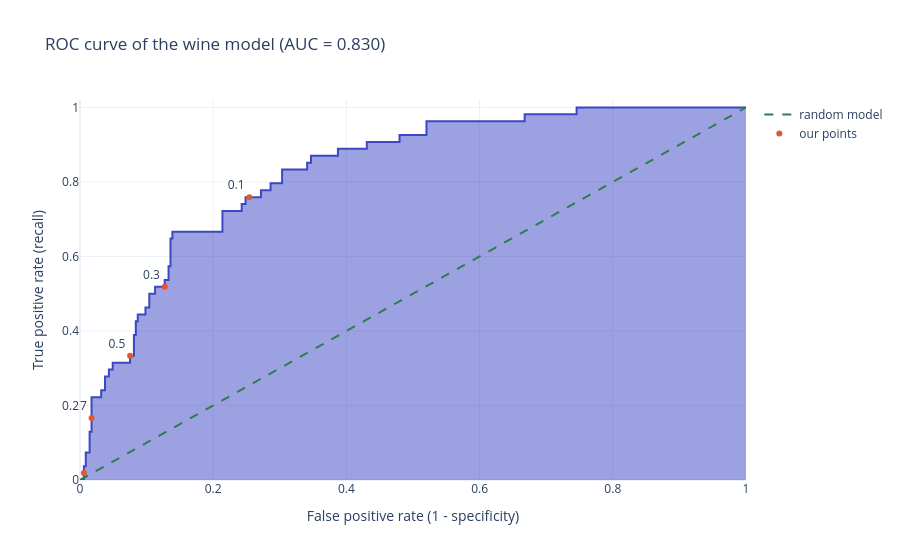

The notebook cell saved with this chart:
### Code cell
fpr, tpr, thresholds = roc_curve(y_test, proba)
auc = roc_auc_score(y_test, proba)

fig = px.area(x=fpr, y=tpr, title=f"ROC curve of the wine model (AUC = {auc:.3f})",
              labels={"x": "False positive rate (1 - specificity)", "y": "True positive rate (recall)"})
fig.add_scatter(x=points["FPR"], y=points["TPR"], mode="markers+text", text=points["threshold"],
                textposition="top left", name="our points")
fig.add_scatter(x=[0, 1], y=[0, 1], mode="lines", line_dash="dash", name="random model")
fig.update_layout(xaxis_range=[0, 1], yaxis_range=[0, 1.02])
fig.show()

### Figure 1 — Plotly figure (JSON) as saved in the notebook; plotly's stock layout.template omitted (floating-point values rounded to 4 significant figures)
{"data": [{"fillpattern": {"shape": ""}, "hovertemplate": "False positive rate (1 - specificity)=%{x}<br>True positive rate (recall)=%{y}<extra></extra>", "legendgroup": "", "line": {"color": "#3B47C4"}, "marker": {"symbol": "circle"}, "mode": "lines", "name": "", "orientation": "v", "showlegend": false, "stackgroup": "1", "type": "scatter", "x": [0.0, 0.00289, 0.00578, 0.00578, 0.008671, 0.008671, 0.01445, 0.01445, 0.01734, 0.01734, 0.01734, 0.03179, 0.03179, 0.03757, 0.03757, 0.04335, 0.04335, 0.04913, 0.04913, 0.07514, 0.07514, 0.08092, 0.08092, 0.08382, 0.08382, 0.08671, 0.08671, 0.09827, 0.09827, 0.104, 0.104, 0.1127, 0.1127, 0.1272, 0.1272, 0.1329, 0.1329, 0.1358, 0.1358, 0.1387, 0.1387, 0.1965, 0.2023, 0.2139, 0.2139, 0.2428, 0.2428, 0.2486, 0.2486, 0.2717, 0.2717, 0.2861, 0.2861, 0.3035, 0.3035, 0.341, 0.341, 0.3468, 0.3468, 0.3584, 0.3642, 0.3728, 0.3786, 0.3815, 0.3873, 0.3873, 0.4306, 0.4306, 0.4624, 0.4682, 0.4798, 0.4798, 0.5202, 0.5202, 0.5723, 0.578, 0.6301, 0.6358, 0.6676, 0.6676, 0.7399, 0.7457, 0.7457, 0.8786, 0.8844, 0.896, 0.9017, 1.0], "xaxis": "x", "y": [0.0, 0.0, 0.0, 0.03704, 0.03704, 0.07407, 0.07407, 0.1296, 0.1296, 0.1667, 0.2222, 0.2222, 0.2407, 0.2407, 0.2778, 0.2778, 0.2963, 0.2963, 0.3148, 0.3148, 0.3333, 0.3333, 0.3889, 0.3889, 0.4259, 0.4259, 0.4444, 0.4444, 0.463, 0.463, 0.5, 0.5, 0.5185, 0.5185, 0.537, 0.537, 0.5741, 0.5741, 0.6481, 0.6481, 0.6667, 0.6667, 0.6667, 0.6667, 0.7222, 0.7222, 0.7407, 0.7407, 0.7593, 0.7593, 0.7778, 0.7778, 0.7963, 0.7963, 0.8333, 0.8333, 0.8519, 0.8519, 0.8704, 0.8704, 0.8704, 0.8704, 0.8704, 0.8704, 0.8704, 0.8889, 0.8889, 0.9074, 0.9074, 0.9074, 0.9074, 0.9259, 0.9259, 0.963, 0.963, 0.963, 0.963, 0.963, 0.963, 0.9815, 0.9815, 0.9815, 1.0, 1.0, 1.0, 1.0, 1.0, 1.0], "yaxis": "y"}, {"mode": "markers+text", "name": "our points", "text": [0.9, 0.7, 0.5, 0.3, 0.1], "textposition": "top left", "type": "scatter", "x": [0.00578, 0.01734, 0.07514, 0.1272, 0.2543], "y": [0.01852, 0.1667, 0.3333, 0.5185, 0.7593]}, {"line": {"dash": "dash"}, "mode": "lines", "name": "random model", "type": "scatter", "x": [0, 1], "y": [0, 1]}], "layout": {"legend": {"tracegroupgap": 0}, "title": {"text": "ROC curve of the wine model (AUC = 0.830)"}, "xaxis": {"anchor": "y", "domain": [0.0, 1.0], "range": [0, 1], "title": {"text": "False positive rate (1 - specificity)"}}, "yaxis": {"anchor": "x", "domain": [0.0, 1.0], "range": [0, 1.02], "title": {"text": "True positive rate (recall)"}}}}
